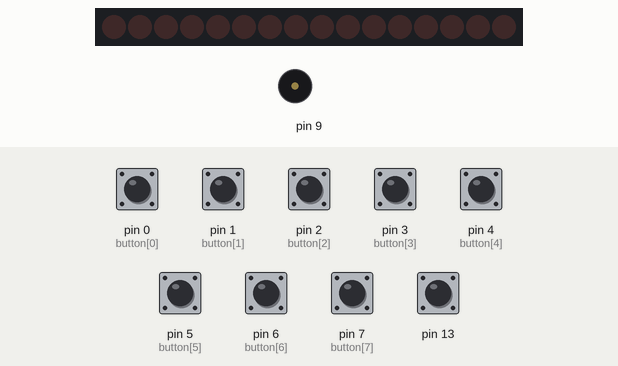
Recording of a sketch running on a simulated Arduino Uno, built with avr-gcc and run on an emulated ATmega328P. Shown: 16 shift-register outputs drawn as a row of LEDs (first output left, lit = HIGH), buzzer (waves = sounding). Wiring (inferred from the names in the program): 2 × shift register (74HC595): data pin 11; shift clock pin 12; latch pin 8. Wiring (inferred from the signals the program sends): row of LEDs: on Q0, Q1, Q2, Q3, Q4, Q5, Q6, Q7, Q8, Q9, Q10, Q11, Q12, Q13, Q14, Q15. Inputs (shaded band) come from the test bench; at power-on: pin 0 (button[0]), pin 1 (button[1]), pin 2 (button[2]), pin 3 (button[3]), pin 4 (button[4]), pin 5 (button[5]), pin 6 (button[6]), pin 7 (button[7]), pin 13 HIGH.

Above: at 1.2 s.
1.3 s: pin 0 (button[0]) pulled LOW for 0.15 s
At 2.7 s:
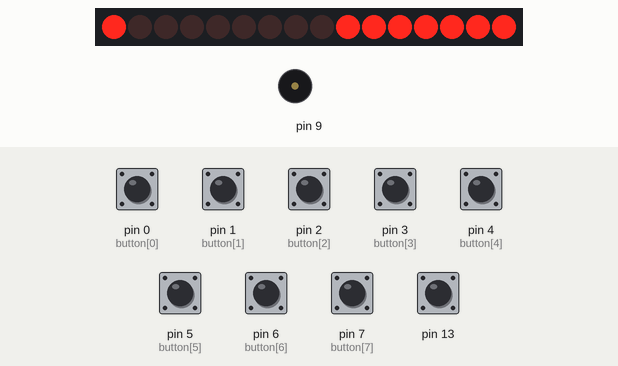
3.3 s: pin 1 (button[1]) pulled LOW for 0.15 s
At 4.2 s:
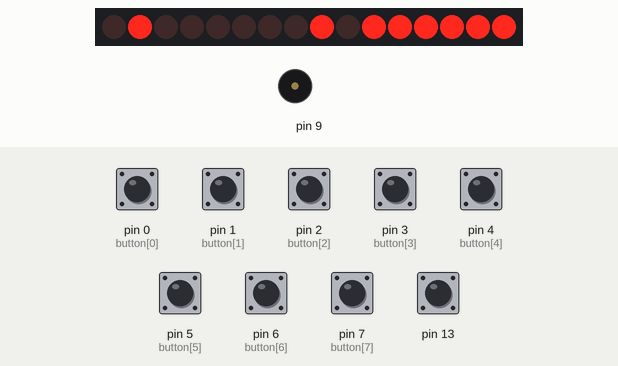
5.3 s: pin 2 (button[2]) pulled LOW for 0.15 s
At 7.0 s:
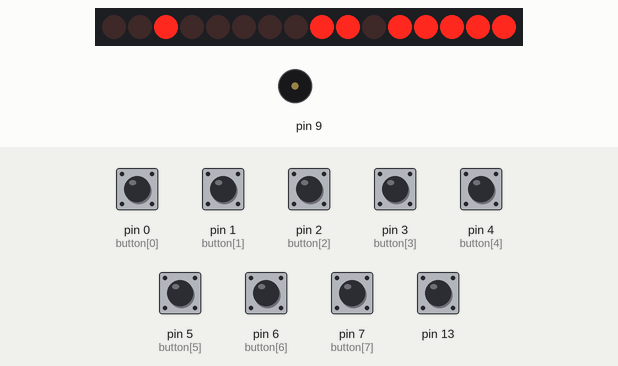
7.3 s: pin 3 (button[3]) pulled LOW for 0.15 s
At 8.5 s:
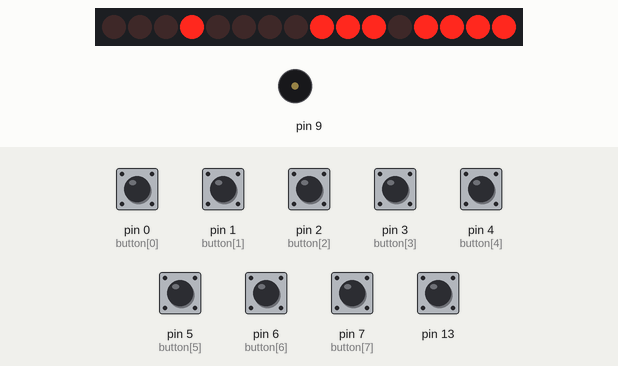
9.3 s: pin 4 (button[4]) pulled LOW for 0.15 s
At 11.0 s:
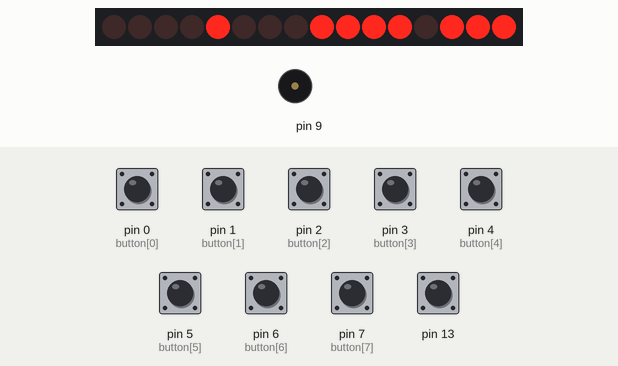
11.3 s: pin 5 (button[5]) pulled LOW for 0.15 s
At 12.7 s:
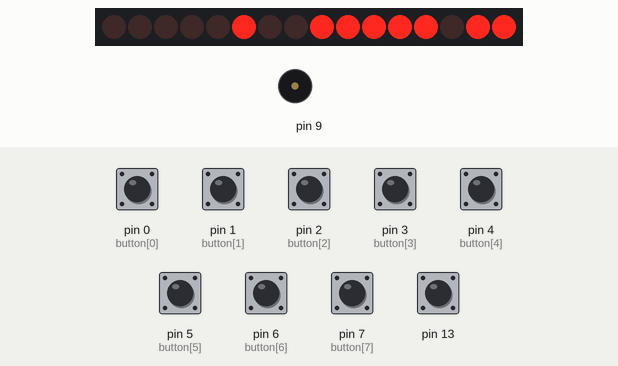
Timing chart, 0 to 14.3 s (numbered marks = the images above; inputs shaded):
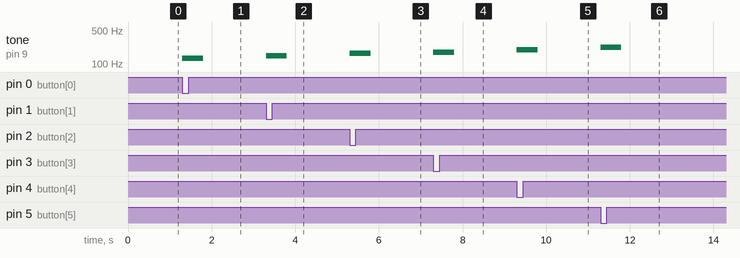

The sketch:

finals_extra_-_-.ino
```cpp
#define NOTE_C3  131
#define NOTE_D3  147
#define NOTE_E3  165
#define NOTE_F3  175
#define NOTE_G3  196
#define NOTE_A3  220
#define NOTE_B3  247
#define NOTE_C4  262


//以led亮表示彈奏的音及順序
//若按下滑動式開關，則以led暗來表示彈奏的音及順序
//再次按下滑動式開關，回復以led亮表示彈奏的音及順序

//設定各接腳
int latchPin = 8;
int clockPin = 12;
int dataPin = 11;

int button[8]={0,1,2,3,4,5,6,7};

int previousState[8]={1};
int presentState[8]={1};

int k=-1;

byte colDataMatrix[8] = {
   B11111110,
   B11111101,
   B11111011,
   B11110111,
   B11101111,
   B11011111,
   B10111111,
   B01111111
}; //掃描

byte C3[8] = {
  B00000001,
  B00000001,
  B00000001,
  B00000001,
  B00000001,
  B00000001,
  B00000001,
  B00000001
};// C3


byte rC3[8] = {
  B11111110,
  B11111110,
  B11111110,
  B11111110,
  B11111110,
  B11111110,
  B11111110,
  B11111110
};// rC3


byte D3[8] = {
  B00000010,
  B00000010,
  B00000010,
  B00000010,
  B00000010,
  B00000010,
  B00000010,
  B00000010
};// D3

byte rD3[8] = {
  B11111101,
  B11111101,
  B11111101,
  B11111101,
  B11111101,
  B11111101,
  B11111101,
  B11111101
};// rD3

byte E3[8] = {
  B00000100,
  B00000100,
  B00000100,
  B00000100,
  B00000100,
  B00000100,
  B00000100,
  B00000100
};// E3

byte rE3[8] = {
  B11111011,
  B11111011,
  B11111011,
  B11111011,
  B11111011,
  B11111011,
  B11111011,
  B11111011
};// rE3


byte F3[8] = {
  B00001000,
  B00001000,
  B00001000,
  B00001000,
  B00001000,
  B00001000,
  B00001000,
  B00001000
};// F3

byte rF3[8] = {
  B11110111,
  B11110111,
  B11110111,
  B11110111,
  B11110111,
  B11110111,
  B11110111,
  B11110111
};// rF3


byte G3[8] = {
  B00010000,
  B00010000,
  B00010000,
  B00010000,
  B00010000,
  B00010000,
  B00010000,
  B00010000
};// G3

byte rG3[8] = {
  B11101111,
  B11101111,
  B11101111,
  B11101111,
  B11101111,
  B11101111,
  B11101111,
  B11101111
};// rG3


byte aA3[8] = {
  B00100000,
  B00100000,
  B00100000,
  B00100000,
  B00100000,
  B00100000,
  B00100000,
  B00100000
};// A3

byte raA3[8] = {
  B11011111,
  B11011111,
  B11011111,
  B11011111,
  B11011111,
  B11011111,
  B11011111,
  B11011111
};// rA3


byte B3[8] = {
  B01000000,
  B01000000,
  B01000000,
  B01000000,
  B01000000,
  B01000000,
  B01000000,
  B01000000
};// B3

byte rB3[8] = {
  B10111111,
  B10111111,
  B10111111,
  B10111111,
  B10111111,
  B10111111,
  B10111111,
  B10111111
};// rB3


byte C4[8] = {
  B10000000,
  B10000000,
  B10000000,
  B10000000,
  B10000000,
  B10000000,
  B10000000,
  B10000000
};// C4

byte rC4[8] = {
  B01111111,
  B01111111,
  B01111111,
  B01111111,
  B01111111,
  B01111111,
  B01111111,
  B01111111
};// rC4

int cState = 0;

void setup() {
  pinMode(latchPin,OUTPUT);
  pinMode(clockPin,OUTPUT);
  pinMode(dataPin,OUTPUT);
  pinMode(2, INPUT_PULLUP);
  pinMode(3,INPUT_PULLUP);
  pinMode(4,INPUT_PULLUP);
  pinMode(5,INPUT_PULLUP);
  pinMode(6,INPUT_PULLUP);
  pinMode(7,INPUT_PULLUP);
  pinMode(0,INPUT_PULLUP);
  pinMode(1,INPUT_PULLUP);
  pinMode(13,INPUT_PULLUP);

}


void loop() {


 for(int i=0;i<8;i++)
 {
   presentState[i]=digitalRead(button[i]);
 }
 cState =digitalRead(13);

  //C3
 if(presentState[0]==0)
 {
   k++;
   tone(9,NOTE_C3,500);
   digitalWrite(latchPin,LOW);

   if(cState==HIGH)
   {
    shiftOut(dataPin, clockPin, MSBFIRST, colDataMatrix[k]);
    shiftOut(dataPin, clockPin, MSBFIRST,C3[k] );
    digitalWrite(latchPin,HIGH );
    delay(1000);
   }
   else
   {
     shiftOut(dataPin, clockPin, MSBFIRST, colDataMatrix[k]);
    shiftOut(dataPin, clockPin, MSBFIRST,rC3[k] );
    digitalWrite(latchPin,HIGH );
    delay(1000);
   }


   if(k==7)
   {
     k=-1;
   }
   previousState[0]=0;
 }
  //D3
 else if(presentState[1]==0)
 {
   k++;
   tone(9,NOTE_D3,500);
   digitalWrite(latchPin,LOW);

   if(cState==HIGH)
   {
    shiftOut(dataPin, clockPin, MSBFIRST, colDataMatrix[k]);
    shiftOut(dataPin, clockPin, MSBFIRST,D3[k] );
    digitalWrite(latchPin,HIGH );
    delay(1000);
   }
   else
   {
     shiftOut(dataPin, clockPin, MSBFIRST, colDataMatrix[k]);
    shiftOut(dataPin, clockPin, MSBFIRST,rD3[k] );
    digitalWrite(latchPin,HIGH );
    delay(1000);
   }

   if(k==7)
   {
     k=-1;
   }
   previousState[1]=0;
 }
 //E3

 else if(presentState[2]==0)
 {
    k++;
   tone(9,NOTE_E3,500);
   digitalWrite(latchPin,LOW);
   if(cState==HIGH)
   {
    shiftOut(dataPin, clockPin, MSBFIRST, colDataMatrix[k]);
    shiftOut(dataPin, clockPin, MSBFIRST,E3[k] );
    digitalWrite(latchPin,HIGH );
    delay(1000);
   }
   else
   {
     shiftOut(dataPin, clockPin, MSBFIRST, colDataMatrix[k]);
    shiftOut(dataPin, clockPin, MSBFIRST,rE3[k] );
    digitalWrite(latchPin,HIGH );
    delay(1000);
   }
   if(k==7)
   {
     k=-1;
   }
   previousState[2]=0;
 }

 //F3

 else if(presentState[3]==0)
 {
   k++;
   tone(9,NOTE_F3,500);
   digitalWrite(latchPin,LOW);
   if(cState==HIGH)
   {
    shiftOut(dataPin, clockPin, MSBFIRST, colDataMatrix[k]);
    shiftOut(dataPin, clockPin, MSBFIRST,F3[k] );
    digitalWrite(latchPin,HIGH );
    delay(1000);
   }
   else
   {
     shiftOut(dataPin, clockPin, MSBFIRST, colDataMatrix[k]);
    shiftOut(dataPin, clockPin, MSBFIRST,rF3[k] );
    digitalWrite(latchPin,HIGH );
    delay(1000);
   }
   if(k==7)
   {
     k=-1;
   }
   previousState[3]=0;
 }

 //G3
 else if(presentState[4]==0)
 {
    k++;
   tone(9,NOTE_G3,500);
   digitalWrite(latchPin,LOW);
   if(cState==HIGH)
   {
    shiftOut(dataPin, clockPin, MSBFIRST, colDataMatrix[k]);
    shiftOut(dataPin, clockPin, MSBFIRST,G3[k] );
    digitalWrite(latchPin,HIGH );
    delay(1000);
   }
   else
   {
     shiftOut(dataPin, clockPin, MSBFIRST, colDataMatrix[k]);
    shiftOut(dataPin, clockPin, MSBFIRST,rG3[k] );
    digitalWrite(latchPin,HIGH );
    delay(1000);
   }
   if(k==7)
   {
     k=-1;
   }
   previousState[4]=0;
 }

 //A3
 else if(presentState[5]==0)
 {
   k++;
   tone(9,NOTE_A3,500);
   digitalWrite(latchPin,LOW);
    if(cState==HIGH)
   {
    shiftOut(dataPin, clockPin, MSBFIRST, colDataMatrix[k]);
    shiftOut(dataPin, clockPin, MSBFIRST,aA3[k] );
    digitalWrite(latchPin,HIGH );
    delay(1000);
   }
   else
   {
     shiftOut(dataPin, clockPin, MSBFIRST, colDataMatrix[k]);
    shiftOut(dataPin, clockPin, MSBFIRST,raA3[k] );
    digitalWrite(latchPin,HIGH );
    delay(1000);
   }
   if(k==7)
   {
     k=-1;
   }
   previousState[5]=0;
 }

 //B3
  else if(presentState[6]==0)
 {
   k++;
   tone(9,NOTE_B3,500);
   digitalWrite(latchPin,LOW);
    if(cState==HIGH)
   {
    shiftOut(dataPin, clockPin, MSBFIRST, colDataMatrix[k]);
    shiftOut(dataPin, clockPin, MSBFIRST,B3[k] );
    digitalWrite(latchPin,HIGH );
    delay(1000);
   }
   else
   {
     shiftOut(dataPin, clockPin, MSBFIRST, colDataMatrix[k]);
    shiftOut(dataPin, clockPin, MSBFIRST,rB3[k] );
    digitalWrite(latchPin,HIGH );
    delay(1000);
   }
   if(k==7)
   {
     k=-1;
   }
   previousState[6]=0;
 }


 //C4
  else if(presentState[7]==0)
 {
   k++;
   tone(9,NOTE_C4,500);
   digitalWrite(latchPin,LOW);
    if(cState==HIGH)
   {
    shiftOut(dataPin, clockPin, MSBFIRST, colDataMatrix[k]);
    shiftOut(dataPin, clockPin, MSBFIRST,C4[k] );
    digitalWrite(latchPin,HIGH );
    delay(1000);
   }
   else
   {
     shiftOut(dataPin, clockPin, MSBFIRST, colDataMatrix[k]);
    shiftOut(dataPin, clockPin, MSBFIRST,rC4[k] );
    digitalWrite(latchPin,HIGH );
    delay(1000);
   }
   if(k==7)
   {
     k=-1;
   }
   previousState[7]=0;
 }

  for(int i=0;i<8;i++){
    if(presentState[i]==1&&previousState[i]==0){
      noTone(9);
      previousState[i]=1;
    }
   }


}
```

Measured:
- after the input at 1.3 s, tone on pin 9: silent → 131 Hz at once, → silent 0.50 s later
- after the input at 3.3 s, tone on pin 9: silent → 147 Hz at once, → silent 0.50 s later
- after the input at 5.3 s, tone on pin 9: silent → 165 Hz at once, → silent 0.50 s later
- after the input at 7.3 s, tone on pin 9: silent → 175 Hz at once, → silent 0.50 s later
- after the input at 9.3 s, tone on pin 9: silent → 196 Hz at once, → silent 0.50 s later
- after the input at 11.3 s, tone on pin 9: silent → 220 Hz at once, → silent 0.50 s later
